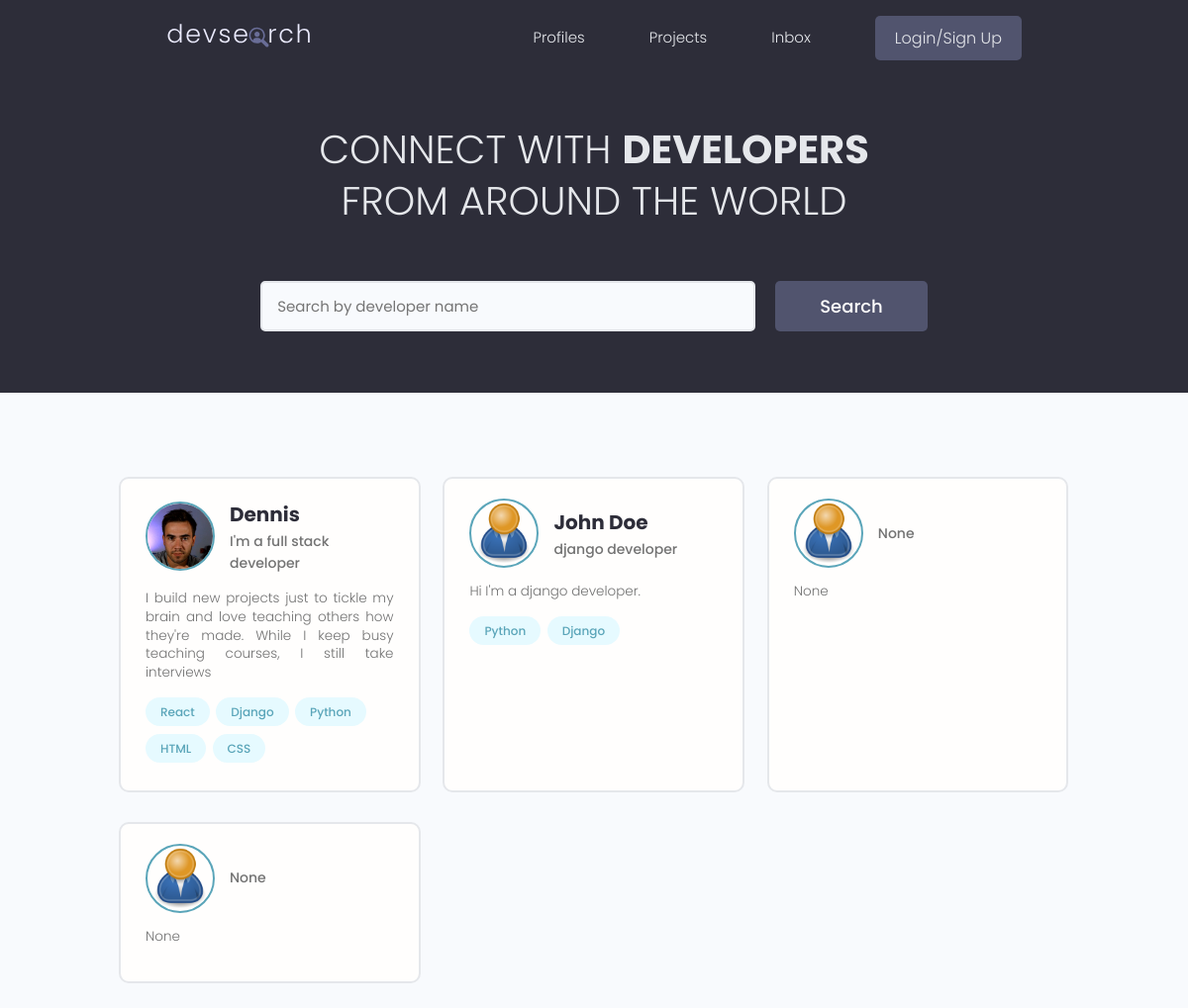
/, run on an earlier commit of the app's database.
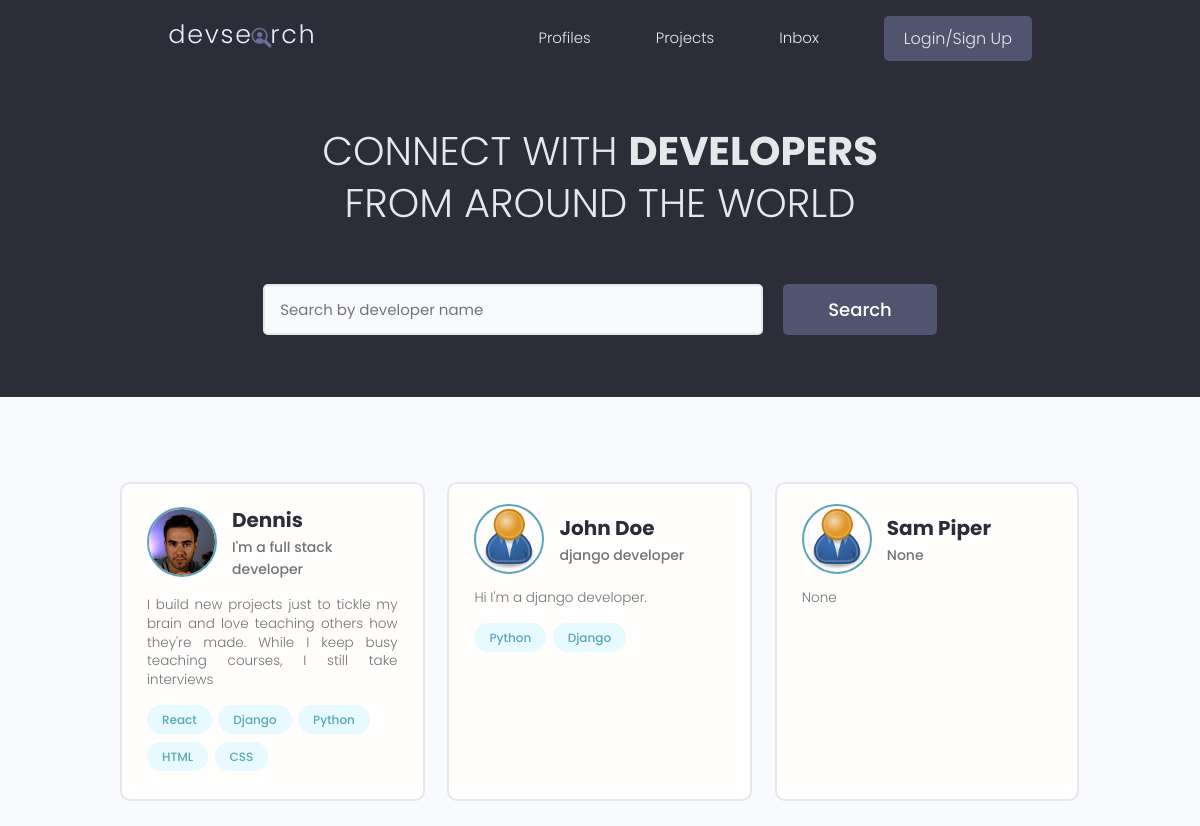
And on a later commit of the database.
### users/models.py (models this page shows, shortened)
class Profile(models.Model):
    user = models.OneToOneField(User, on_delete=models.CASCADE, null=True, blank=True)
    name = models.CharField(max_length=200, blank=True, null=True)
    email = models.EmailField(max_length=500, blank=True, null=True)
    username = models.CharField(max_length=200, blank=True, null=True)
    location = models.CharField(max_length=200, blank=True, null=True)
    short_intro = models.CharField(max_length=200, blank=True, null=True)
    bio = models.TextField(blank=True, null=True)
    profile_image = models.ImageField(null=True, blank=True, upload_to='profiles/', default="profiles/user-default.png")
    social_github = models.CharField(max_length=200, blank=True, null=True)
    social_twitter = models.CharField(max_length=200, blank=True, null=True)
    social_linkedin = models.CharField(max_length=200, blank=True, null=True)
    social_youtube = models.CharField(max_length=200, blank=True, null=True)
    social_website = models.CharField(max_length=200, blank=True, null=True)
    created = models.DateTimeField(auto_now_add=True)
    id = models.UUIDField(default=uuid.uuid4, unique=True, primary_key=True, editable=False)

class Skill(models.Model):
    owner = models.ForeignKey(Profile, on_delete=models.CASCADE, null=True, blank=True)
    name = models.CharField(max_length=200, blank=True, null=True)
    description = models.TextField(null=True, blank=True)
    created = models.DateTimeField(auto_now_add=True)
    id = models.UUIDField(default=uuid.uuid4, unique=True, primary_key=True, editable=False)
    def __str__(self):
        return str(self.name)

### users/views.py (the view)
# urls.py: path('', views.profiles, name="profiles"),
def profiles(request):
    profiles = Profile.objects.all()
    context = {'profiles':profiles}
    return render(request, 'users/profiles.html', context)

### users/templates/users/profiles.html (shortened to what this page needs)
{% extends 'main.html' %}
{% block content %}
<main class="home">
    <section class="hero-section text-center">
      <div class="container container--narrow">
        <div class="hero-section__box">
          <h2>CONNECT WITH <span>DEVELOPERS</span></h2>
          <h2>FROM AROUND THE WORLD</h2>
        </div>
        <div class="hero-section__search">
          <form class="form" action="#" method="get">
            <div class="form__field">
              <input class="input input--text" id="formInput#search" type="text" name="text"
                placeholder="Search by developer name" />
            </div>
            <input class="btn btn--sub btn--lg" type="submit" value="Search" />
          </form>
        </div>
      </div>
    </section>
    <section class="devlist">
      <div class="container">
        <div class="grid grid--three">
            {% for profile in profiles %}
            <div class="column card">
            <div class="dev">
              <a href="{% url 'user-profile' profile.id %}" class="card__body">
                <div class="dev__profile">
                  <img class="avatar avatar--md" src="{{ profile.profile_image.url }}" alt="image" />
                  <div class="dev__meta">
                    <h3>{{profile.name}}</h3>
                    <h5>{{profile.short_intro|slice:"60"}}</h5>
                  </div>
                </div>
                <p class="dev__info">
                 {{profile.bio|slice:"150"}}
                </p>
                <div class="dev__skills">
                {% for skill in profile.skill_set.all|slice:"5" %}
                  <span class="tag tag--pill tag--main">
                    <small>{{skill}}</small>
                  </span>
                {% endfor %}
                </div>
              </a>
            </div>
          </div>
          {% endfor %}
        </div>
      </div>
    </section>
  </main>
{% endblock content %}

What changed in the data, as far as the page shows it:
removed Profile: profile_image (placeholder picture), short_intro "None", bio "None"
removed Profile: profile_image (placeholder picture), short_intro "None", bio "None"
added Profile: profile_image (placeholder picture), name "Sam Piper", short_intro "None", bio "None"
